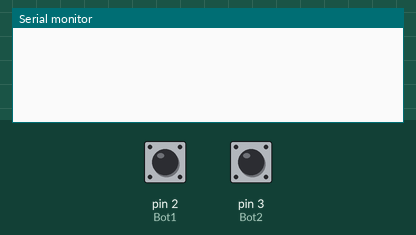
This sketch was run on a simulated Arduino Uno, built with avr-gcc and run on an emulated ATmega328P. Shown: the last lines printed to the serial monitor. Inputs (shaded band) come from the test bench; at power-on: pin 2 (Bot1) LOW, pin 3 (Bot2) LOW.

Above: at 1.2 s.
1.3 s: pin 2 (Bot1) pulled HIGH for 0.15 s
At 2.1 s:
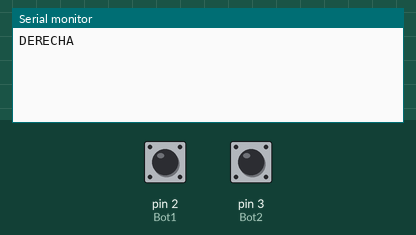
2.9 s: pin 3 (Bot2) pulled HIGH for 0.15 s
At 3.3 s:
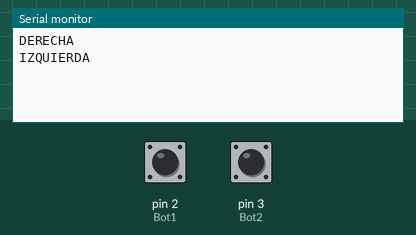

The sketch:

SERVO.ino
```cpp
const int Bot1=2;
const int Bot2=3;
int v1;
int v2;
void setup() {
pinMode(Bot1,INPUT);
pinMode(Bot2,INPUT);
Serial.begin(9600);
}
void loop() {
v1=digitalRead(Bot1);
v2=digitalRead(Bot2);
if (v1==HIGH){
Serial.println("DERECHA");
delay(1000);
}

if (v2==HIGH){
Serial.println("IZQUIERDA");
delay(1000);
}
}
```

Measured:
- after the input at 1.3 s, the serial monitor: prints a new line at once (image 1)
- after the input at 2.9 s, the serial monitor: prints a new line at once (image 2)
